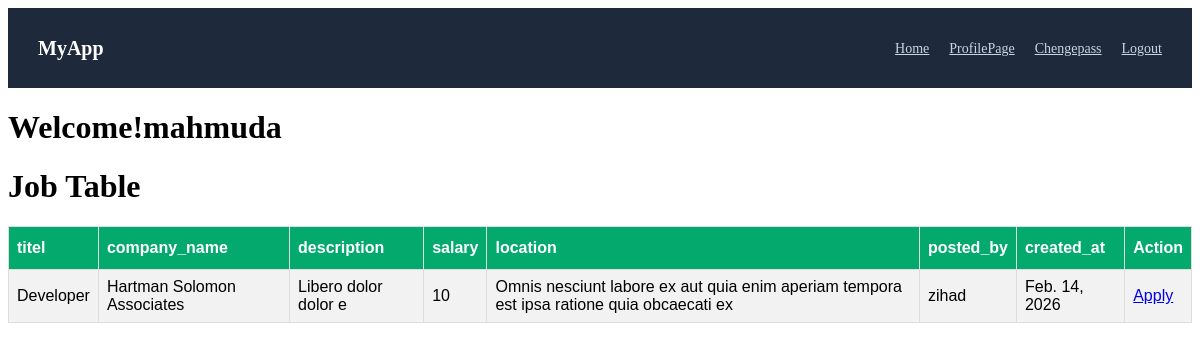
The app's page /home/ (signed in) with its own data.
### myapp/models.py (models this page shows, shortened)
class UserModel(AbstractUser):
    ROLES=[
        ('Job_Seeker','Job_Seeker'),
        ('Recruiter','Recruiter'),
    ]
    roles=models.CharField(choices=ROLES,max_length=100,null=True)
    def __str__(self):
        return self.username

class JobModel(models.Model):
    titel=models.CharField(max_length=100,null=True)
    company_name=models.CharField(max_length=100,null=True)
    description=models.TextField(null=True)
    salary=models.IntegerField(null=True)
    location=models.CharField(max_length=200,null=True)
    posted_by=models.ForeignKey(UserModel,on_delete=models.CASCADE,null=True)
    created_at=models.DateField(auto_now_add=True)

### myapp/views.py (the view)
# urls.py: path('home/',home,name='home'),
def home(r):
    j_data=JobModel.objects.all()
    context={
        'j_data':j_data
    }
    return render (r,'home.html',context)

### myapp/templates/home.html (shortened to what this page needs)
<!DOCTYPE html>
<html lang="en">
<head>
</head>
{% include 'nav.html' %}
{% block body %}
    <h1>Welcome!{{user.username}}</h1>
    <!DOCTYPE html>
<html>
<head>
</head>
<body>
<h1>Job Table</h1>
<table>
  <tr>
    <th>titel</th>
    <th>company_name</th>
    <th>description</th>
    <th>salary</th>
    <th>location</th>
    <th>posted_by</th>
    <th>created_at</th>
    <th>Action</th>
  </tr>
  {% for i in j_data %}
    <tr>
        <td>{{i.titel}}</td>
        <td>{{i.company_name}}</td>
        <td>{{i.description}}</td>
        <td>{{i.salary}}</td>
        <td>{{i.location}}</td>
        <td>{{i.posted_by}}</td>
        <td>{{i.created_at}}</td>
        <td>
            <a href="{% url 'ApplicationAdd' %}">Apply</a>
        </td>
    </tr>
  {% endfor %}
</table>
</body>
</html>
{% endblock body %}

### myapp/templates/home.html (style rules this page uses)
table { font-family: Arial, Helvetica, sans-serif; border-collapse: collapse; width: 100%; }
td, th { border: 1px solid #ddd; padding: 8px; }
tr:nth-child(even) { background-color: #f2f2f2; }
th { padding-top: 12px; padding-bottom: 12px; text-align: left; background-color: #04AA6D; color: white; }

### records on screen
UserModel: username "mahmuda"
JobModel: titel "Developer", company_name "Hartman Solomon Associates", description "Libero dolor dolor e", salary "10", location "Omnis nesciunt labore ex aut quia enim aperiam tempora est ipsa ratione quia obcaecati ex", posted_by "zihad", created_at "Feb. 14, 2026"
